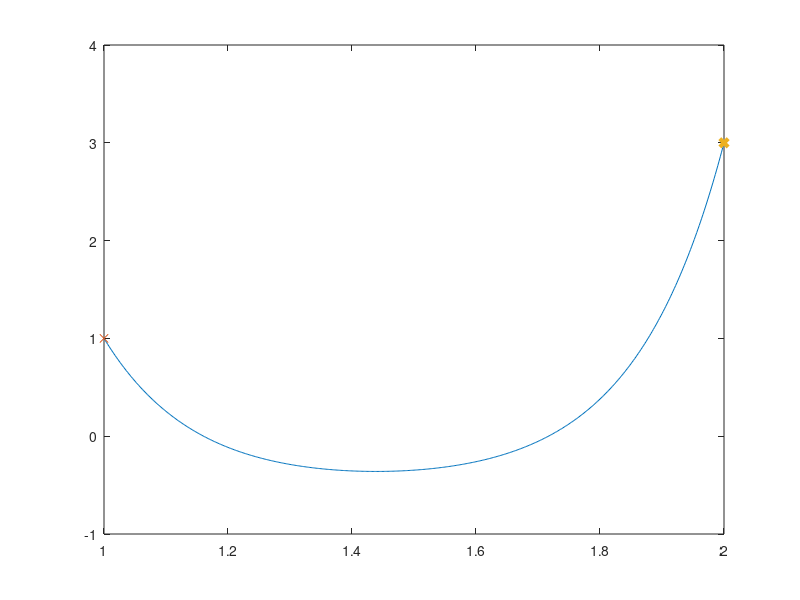

The MATLAB source for this figure:
close all;
clear;

% Initializations
xf=2;
xi=1;
x=linspace(xi,xf,501);
if(abs(xf)<0.001)%Case where the tether's shape is approximately a vertical line
    xf=0.001;
end
s_tot=5;
deltaX=abs((xf-xi)/2);
yf=3;
yi=1;
deltaY=yf-yi;
x_av=(xf+xi)/2;
if(deltaY==0) %Sums a small offset
    deltaY=deltaY+0.001;
end

alfa=sinh(atanh(deltaY/s_tot)); %Auxiliar variable
% Results from the approximation to the Taylor serie 
a=deltaY/(2*alfa)-deltaX;
b=-deltaX^3/factorial(3);
c=-deltaX^5/factorial(5);
x1=(-b+sqrt(b^2-4*a*c))/(2*a);
x2=(-b-sqrt(b^2-4*a*c))/(2*a);
c1=sqrt(x1); 
c2=-sqrt(x1);
c3=sqrt(x2);
c4=-sqrt(x2);

%Iterative Newton-Raphson method to compute parameter <a>
a=c1;
erro=inf;
count=0;
A=atanh(deltaY/s_tot); %Auxiliar variable
while(erro>0.001)
    f=deltaY-2*a*sinh(atanh(deltaY/s_tot))*sinh(deltaX/a);
    df=2*sinh(A)*(deltaX/a*cosh(deltaX/a)-sinh(deltaX/a));
    a=a-f/df;
    erro=abs(f);
    count=count+1;
end
x0=x_av-a*atanh(deltaY/s_tot);

%Computing the parameter <C>
yy=a.*cosh((x-x0)./a);
aux=a*cosh((xf-x0)/a);
C=((yf-aux)+(yi-yy(1)))/2;
yy=a*cosh((x-x0)/a)+C;

%Plots
plot(x, yy, xi, yi, 'x', xf, yf, 'x', 'Linewidth', 3);
if(abs(xf)<0.001)
    xlim([-0.5,0.5]);
end